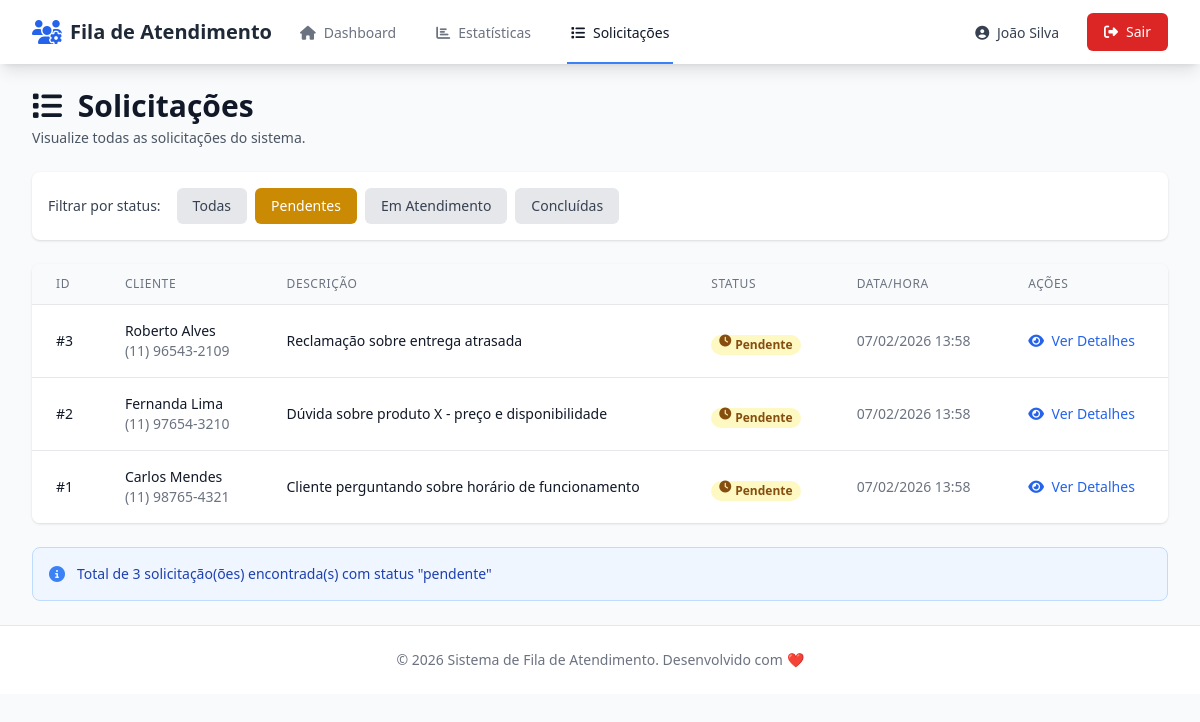
/solicitacoes?status=pendente (signed in), run on the app's committed database.
### app/models.py (models this page shows, shortened)
class Colaborador(UserMixin, db.Model):
    __tablename__ = 'colaboradores'
    id = db.Column(db.Integer, primary_key=True)
    nome = db.Column(db.String(100), nullable=False)
    email = db.Column(db.String(120), unique=True, nullable=False, index=True)
    senha_hash = db.Column(db.String(255), nullable=False)
    esta_disponivel = db.Column(db.Boolean, default=False)
    esta_em_atendimento = db.Column(db.Boolean, default=False)
    posicao_fila = db.Column(db.Integer, nullable=True)
    criado_em = db.Column(db.DateTime, default=datetime.utcnow)
    atualizado_em = db.Column(db.DateTime, default=datetime.utcnow, onupdate=datetime.utcnow)
    atendimentos = db.relationship('Atendimento', backref='colaborador', lazy='dynamic')

class Solicitacao(db.Model):
    __tablename__ = 'solicitacoes'
    id = db.Column(db.Integer, primary_key=True)
    descricao = db.Column(db.Text, nullable=False)
    cliente_nome = db.Column(db.String(100))
    cliente_telefone = db.Column(db.String(20))
    status = db.Column(db.String(20), default='pendente', index=True)
    criado_em = db.Column(db.DateTime, default=datetime.utcnow, index=True)
    atualizado_em = db.Column(db.DateTime, default=datetime.utcnow, onupdate=datetime.utcnow)
    atendimentos = db.relationship('Atendimento', backref='solicitacao', lazy='dynamic')

### app/routes.py (the view)
@main_bp.route('/solicitacoes')
@login_required
def listar_solicitacoes():
    status_filtro = request.args.get('status', 'todas')
    query = Solicitacao.query
    if status_filtro != 'todas':
        query = query.filter_by(status=status_filtro)
    solicitacoes = query.order_by(Solicitacao.criado_em.desc()).all()
    return render_template(
        'solicitacoes.html',
        solicitacoes=solicitacoes,
        status_filtro=status_filtro
    )

### app/templates/solicitacoes.html (shortened to what this page needs)
{% extends "base.html" %}
{% block content %}
<div class="max-w-7xl mx-auto px-4 sm:px-6 lg:px-8">
    <div class="mb-6">
        <h1 class="text-3xl font-bold text-gray-900">
            <i class="fas fa-list mr-2"></i>
            Solicitações
        </h1>
        <p class="mt-1 text-sm text-gray-600">
            Visualize todas as solicitações do sistema.
        </p>
    </div>
    <div class="bg-white shadow rounded-lg p-4 mb-6">
        <div class="flex items-center space-x-4">
            <label class="text-sm font-medium text-gray-700">Filtrar por status:</label>
            <div class="flex space-x-2">
                <a href="{{ url_for('main.listar_solicitacoes', status='todas') }}"
                   class="px-4 py-2 rounded-md text-sm font-medium {% if status_filtro == 'todas' %}bg-blue-600 text-white{% else %}bg-gray-200 text-gray-700 hover:bg-gray-300{% endif %}">
                    Todas
                </a>
                <a href="{{ url_for('main.listar_solicitacoes', status='pendente') }}"
                   class="px-4 py-2 rounded-md text-sm font-medium {% if status_filtro == 'pendente' %}bg-yellow-600 text-white{% else %}bg-gray-200 text-gray-700 hover:bg-gray-300{% endif %}">
                    Pendentes
                </a>
                <a href="{{ url_for('main.listar_solicitacoes', status='em_atendimento') }}"
                   class="px-4 py-2 rounded-md text-sm font-medium {% if status_filtro == 'em_atendimento' %}bg-orange-600 text-white{% else %}bg-gray-200 text-gray-700 hover:bg-gray-300{% endif %}">
                    Em Atendimento
                </a>
                <a href="{{ url_for('main.listar_solicitacoes', status='concluida') }}"
                   class="px-4 py-2 rounded-md text-sm font-medium {% if status_filtro == 'concluida' %}bg-green-600 text-white{% else %}bg-gray-200 text-gray-700 hover:bg-gray-300{% endif %}">
                    Concluídas
                </a>
            </div>
        </div>
    </div>
    <div class="bg-white shadow rounded-lg overflow-hidden">
        {% if solicitacoes %}
        <div class="overflow-x-auto">
            <table class="min-w-full divide-y divide-gray-200">
                <thead class="bg-gray-50">
                    <tr>
                        <th class="px-6 py-3 text-left text-xs font-medium text-gray-500 uppercase tracking-wider">
                            ID
                        </th>
                        <th class="px-6 py-3 text-left text-xs font-medium text-gray-500 uppercase tracking-wider">
                            Cliente
                        </th>
                        <th class="px-6 py-3 text-left text-xs font-medium text-gray-500 uppercase tracking-wider">
                            Descrição
                        </th>
                        <th class="px-6 py-3 text-left text-xs font-medium text-gray-500 uppercase tracking-wider">
                            Status
                        </th>
                        <th class="px-6 py-3 text-left text-xs font-medium text-gray-500 uppercase tracking-wider">
                            Data/Hora
                        </th>
                        <th class="px-6 py-3 text-left text-xs font-medium text-gray-500 uppercase tracking-wider">
                            Ações
                        </th>
                    </tr>
                </thead>
                <tbody class="bg-white divide-y divide-gray-200">
                    {% for solicitacao in solicitacoes %}
                    <tr class="hover:bg-gray-50">
                        <td class="px-6 py-4 whitespace-nowrap text-sm font-medium text-gray-900">
                            #{{ solicitacao.id }}
                        </td>
                        <td class="px-6 py-4 whitespace-nowrap">
                            <div class="text-sm font-medium text-gray-900">
                                {{ solicitacao.cliente_nome or 'Não informado' }}
                            </div>
                            <div class="text-sm text-gray-500">
                                {{ solicitacao.cliente_telefone or '-' }}
                            </div>
                        </td>
                        <td class="px-6 py-4">
                            <div class="text-sm text-gray-900">
                                {{ solicitacao.descricao[:100] }}{% if solicitacao.descricao|length > 100 %}...{% endif %}
                            </div>
                        </td>
                        <td class="px-6 py-4 whitespace-nowrap">
                            {% if solicitacao.status == 'pendente' %}
                                <span class="px-2 inline-flex text-xs leading-5 font-semibold rounded-full bg-yellow-100 text-yellow-800">
                                    <i class="fas fa-clock mr-1"></i> Pendente
                                </span>
                            {% elif solicitacao.status == 'em_atendimento' %}
                                <span class="px-2 inline-flex text-xs leading-5 font-semibold rounded-full bg-orange-100 text-orange-800">
                                    <i class="fas fa-headset mr-1"></i> Em Atendimento
                                </span>
                            {% elif solicitacao.status == 'concluida' %}
                                <span class="px-2 inline-flex text-xs leading-5 font-semibold rounded-full bg-green-100 text-green-800">
                                    <i class="fas fa-check mr-1"></i> Concluída
                                </span>
                            {% elif solicitacao.status == 'pulada' %}
                                <span class="px-2 inline-flex text-xs leading-5 font-semibold rounded-full bg-gray-100 text-gray-800">
                                    <i class="fas fa-forward mr-1"></i> Pulada
                                </span>
                            {% else %}
                                <span class="px-2 inline-flex text-xs leading-5 font-semibold rounded-full bg-red-100 text-red-800">
                                    <i class="fas fa-times mr-1"></i> {{ solicitacao.status }}
                                </span>
                            {% endif %}
                        </td>
                        <td class="px-6 py-4 whitespace-nowrap text-sm text-gray-500">
                            {{ solicitacao.criado_em.strftime('%d/%m/%Y %H:%M') }}
                        </td>
                        <td class="px-6 py-4 whitespace-nowrap text-sm font-medium">
                            <a href="{{ url_for('main.detalhes_solicitacao', solicitacao_id=solicitacao.id) }}"
                               class="text-blue-600 hover:text-blue-900">
                                <i class="fas fa-eye mr-1"></i> Ver Detalhes
                            </a>
                        </td>
                    </tr>
                    {% endfor %}
                </tbody>
            </table>
        </div>
        {% endif %}
    </div>
    <div class="mt-6 bg-blue-50 border border-blue-200 rounded-lg p-4">
        <div class="flex items-center">
            <i class="fas fa-info-circle text-blue-500 mr-3"></i>
            <p class="text-sm text-blue-800">
                Total de {{ solicitacoes|length }} solicitação(ões) encontrada(s)
                {% if status_filtro != 'todas' %}
                    com status "{{ status_filtro }}"
                {% endif %}
            </p>
        </div>
    </div>
</div>
{% endblock %}

### app/templates/base.html (shortened to what this page needs)
<!DOCTYPE html>
<html lang="pt-BR">
<head>
    <script src="https://cdn.tailwindcss.com"></script>
    <link rel="stylesheet" href="https://cdnjs.cloudflare.com/ajax/libs/font-awesome/6.4.0/css/all.min.css">
    <link rel="stylesheet" href="{{ url_for('static', filename='css/style.css') }}">
</head>
<body class="bg-gray-50 min-h-screen">
    {% if current_user.is_authenticated %}
    <nav class="bg-white shadow-lg">
        <div class="max-w-7xl mx-auto px-4 sm:px-6 lg:px-8">
            <div class="flex justify-between h-16">
                <div class="flex">
                    <div class="flex-shrink-0 flex items-center">
                        <i class="fas fa-users-cog text-blue-600 text-2xl mr-2"></i>
                        <span class="font-bold text-xl text-gray-800">Fila de Atendimento</span>
                    </div>
                    <div class="hidden sm:ml-6 sm:flex sm:space-x-8">
                        <a href="{{ url_for('main.dashboard') }}"
                           class="{% if request.endpoint == 'main.dashboard' %}border-blue-500 text-gray-900{% else %}border-transparent text-gray-500 hover:border-gray-300 hover:text-gray-700{% endif %} inline-flex items-center px-1 pt-1 border-b-2 text-sm font-medium">
                            <i class="fas fa-home mr-2"></i> Dashboard
                        </a>
                        <a href="{{ url_for('main.estatisticas') }}"
                           class="{% if request.endpoint == 'main.estatisticas' %}border-blue-500 text-gray-900{% else %}border-transparent text-gray-500 hover:border-gray-300 hover:text-gray-700{% endif %} inline-flex items-center px-1 pt-1 border-b-2 text-sm font-medium">
                            <i class="fas fa-chart-bar mr-2"></i> Estatísticas
                        </a>
                        <a href="{{ url_for('main.listar_solicitacoes') }}"
                           class="{% if request.endpoint == 'main.listar_solicitacoes' %}border-blue-500 text-gray-900{% else %}border-transparent text-gray-500 hover:border-gray-300 hover:text-gray-700{% endif %} inline-flex items-center px-1 pt-1 border-b-2 text-sm font-medium">
                            <i class="fas fa-list mr-2"></i> Solicitações
                        </a>
                    </div>
                </div>
                <div class="flex items-center">
                    <div class="flex-shrink-0">
                        <span class="text-gray-700 text-sm mr-4">
                            <i class="fas fa-user-circle mr-1"></i>
                            {{ current_user.nome }}
                        </span>
                    </div>
                    <div class="ml-3">
                        <a href="{{ url_for('auth.logout') }}"
                           class="inline-flex items-center px-4 py-2 border border-transparent text-sm font-medium rounded-md text-white bg-red-600 hover:bg-red-700 focus:outline-none focus:ring-2 focus:ring-offset-2 focus:ring-red-500">
                            <i class="fas fa-sign-out-alt mr-2"></i> Sair
                        </a>
                    </div>
                </div>
            </div>
        </div>
    </nav>
    {% endif %}
    <main class="{% if current_user.is_authenticated %}py-6{% endif %}">
        {% block content %}{% endblock %}
    </main>
    <footer class="bg-white border-t border-gray-200 mt-auto">
        <div class="max-w-7xl mx-auto py-6 px-4 sm:px-6 lg:px-8">
            <p class="text-center text-gray-500 text-sm">
                © 2026 Sistema de Fila de Atendimento. Desenvolvido com ❤️
            </p>
        </div>
    </footer>
</body>
</html>

### app/static/css/style.css (style rules this page uses)
* { transition-property: background-color, border-color, color, fill, stroke; transition-timing-function: cubic-bezier(0.4, 0, 0.2, 1); transition-duration: 150ms; }

### data on the page
Colaborador: nome "João Silva"
Solicitacao: id "3", cliente_nome "Roberto Alves", cliente_telefone "(11) 96543-2109", descricao "Reclamação sobre entrega atrasada", status "pendente" (drawn), criado_em "07/02/2026 13:58"
Solicitacao: id "2", cliente_nome "Fernanda Lima", cliente_telefone "(11) 97654-3210", descricao "Dúvida sobre produto X - preço e disponibilidade", status "pendente" (drawn), criado_em "07/02/2026 13:58"
Solicitacao: id "1", cliente_nome "Carlos Mendes", cliente_telefone "(11) 98765-4321", descricao "Cliente perguntando sobre horário de funcionamento", status "pendente" (drawn), criado_em "07/02/2026 13:58"

### other printed values
{{ solicitacoes|length }} "3"
{{ status_filtro }} "pendente"
